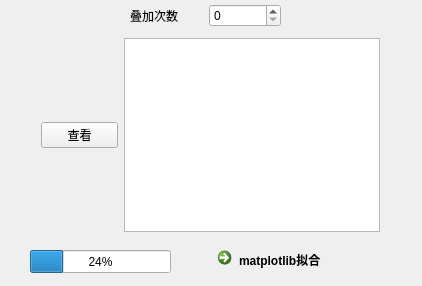
<?xml version="1.0" encoding="UTF-8"?>
<ui version="4.0">
 <class>widget</class>
 <widget class="QWidget" name="widget">
  <property name="geometry">
   <rect>
    <x>0</x>
    <y>0</y>
    <width>422</width>
    <height>286</height>
   </rect>
  </property>
  <property name="minimumSize">
   <size>
    <width>422</width>
    <height>286</height>
   </size>
  </property>
  <property name="maximumSize">
   <size>
    <width>422</width>
    <height>286</height>
   </size>
  </property>
  <property name="windowTitle">
   <string>设置参数</string>
  </property>
  <widget class="QCommandLinkButton" name="ani_Button">
   <property name="geometry">
    <rect>
     <x>210</x>
     <y>240</y>
     <width>206</width>
     <height>41</height>
    </rect>
   </property>
   <property name="maximumSize">
    <size>
     <width>206</width>
     <height>41</height>
    </size>
   </property>
   <property name="cursor">
    <cursorShape>PointingHandCursor</cursorShape>
   </property>
   <property name="text">
    <string>matplotlib拟合</string>
   </property>
  </widget>
  <widget class="QWidget" name="horizontalLayoutWidget_2">
   <property name="geometry">
    <rect>
     <x>41</x>
     <y>38</y>
     <width>339</width>
     <height>194</height>
    </rect>
   </property>
   <property name="minimumSize">
    <size>
     <width>339</width>
     <height>61</height>
    </size>
   </property>
   <layout class="QHBoxLayout" name="horizontalLayout_2">
    <item>
     <widget class="QPushButton" name="displayfx_Button">
      <property name="sizePolicy">
       <sizepolicy hsizetype="Minimum" vsizetype="Maximum">
        <horstretch>0</horstretch>
        <verstretch>0</verstretch>
       </sizepolicy>
      </property>
      <property name="minimumSize">
       <size>
        <width>75</width>
        <height>23</height>
       </size>
      </property>
      <property name="cursor">
       <cursorShape>PointingHandCursor</cursorShape>
      </property>
      <property name="styleSheet">
       <string notr="true">font: 9pt &quot;楷体&quot;;</string>
      </property>
      <property name="text">
       <string>查看</string>
      </property>
      <property name="autoDefault">
       <bool>false</bool>
      </property>
     </widget>
    </item>
    <item>
     <widget class="QTextEdit" name="textEdit">
      <property name="sizePolicy">
       <sizepolicy hsizetype="Minimum" vsizetype="Expanding">
        <horstretch>0</horstretch>
        <verstretch>0</verstretch>
       </sizepolicy>
      </property>
      <property name="minimumSize">
       <size>
        <width>256</width>
        <height>59</height>
       </size>
      </property>
      <property name="styleSheet">
       <string notr="true">font: 9pt &quot;Segoe Print&quot;;</string>
      </property>
     </widget>
    </item>
   </layout>
  </widget>
  <widget class="QWidget" name="horizontalLayoutWidget">
   <property name="geometry">
    <rect>
     <x>130</x>
     <y>0</y>
     <width>151</width>
     <height>31</height>
    </rect>
   </property>
   <layout class="QHBoxLayout" name="horizontalLayout">
    <item>
     <widget class="QLabel" name="label">
      <property name="text">
       <string>叠加次数</string>
      </property>
     </widget>
    </item>
    <item>
     <widget class="QSpinBox" name="Spin_N"/>
    </item>
   </layout>
  </widget>
  <widget class="QProgressBar" name="progressBar">
   <property name="geometry">
    <rect>
     <x>30</x>
     <y>250</y>
     <width>141</width>
     <height>23</height>
    </rect>
   </property>
   <property name="value">
    <number>24</number>
   </property>
  </widget>
 </widget>
 <resources/>
 <connections/>
</ui>
